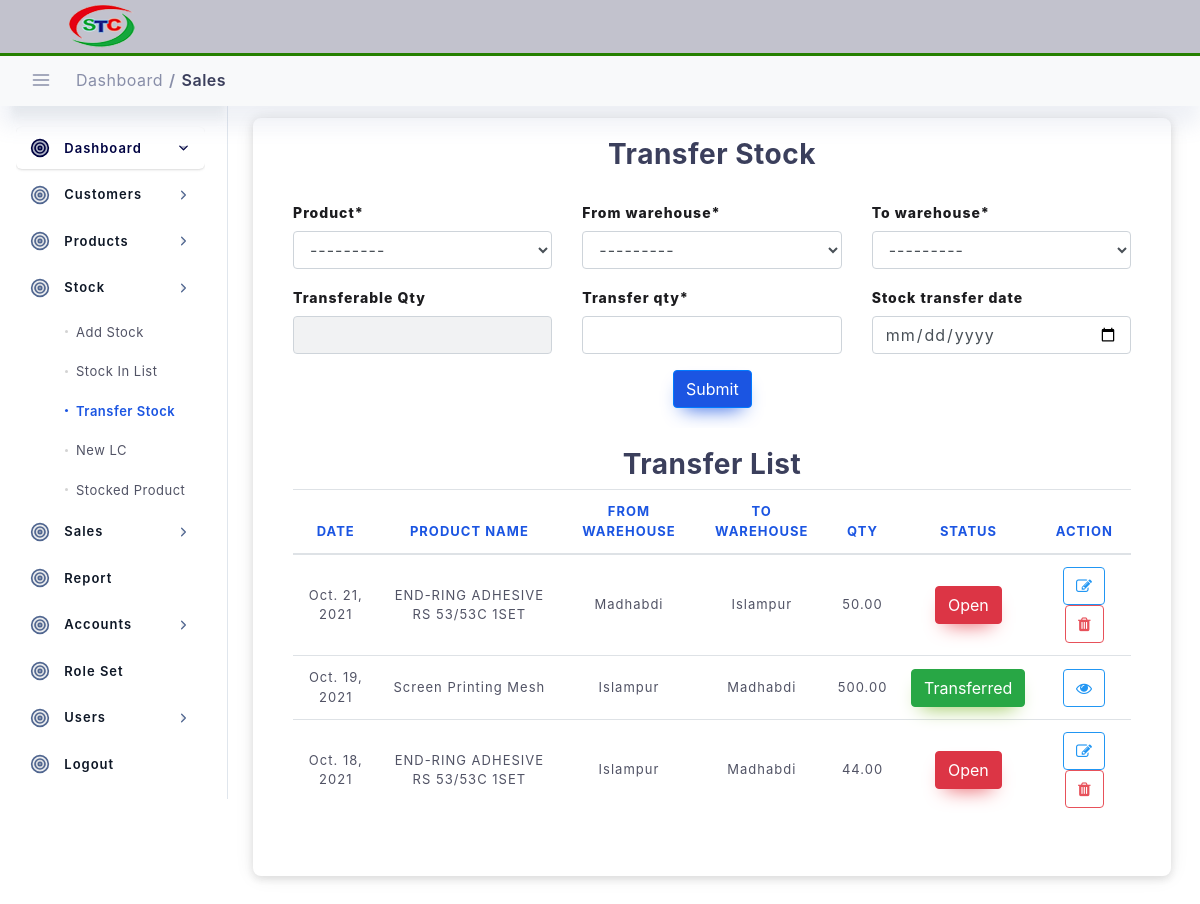
/stock/transfer-stock (signed in), run on the app's committed database.
### stock/models.py (models this page shows, shortened)
class StockTransfer(models.Model):
    stock_transfer_no = models.CharField(max_length=100, primary_key=True, default=stock_transfer_no)
    created_at = models.DateTimeField(blank=True, null=True, auto_now_add=True)
    updated_at = models.DateTimeField(blank=True, null=True, auto_now=True)
    stock_transfer_date = models.DateField(blank=True, null=True)
    from_warehouse = models.ForeignKey(Warehouse, on_delete=models.DO_NOTHING, related_name='warehouse_from_warehouse')
    to_warehouse = models.ForeignKey(Warehouse, on_delete=models.DO_NOTHING, related_name='warehouse_to_warehouse')
    transfer_qty = models.DecimalField(max_digits=20, decimal_places=2)
    product = models.ForeignKey(Products, on_delete=models.DO_NOTHING, )
    status = models.CharField(max_length=100, blank=True, null=True)
    author = models.ForeignKey(User, on_delete=models.DO_NOTHING, )
    is_active = models.BooleanField(default=True)

### setup_data/models.py (models this page shows)
class Products(models.Model):
    created_at = models.DateTimeField(blank=True, null=True, auto_now_add=True)
    updated_at = models.DateTimeField(blank=True, null=True, auto_now=True)
    product_name = models.CharField(max_length=100, )
    packing = models.CharField(max_length=20, blank=True, null=True)
    price = models.DecimalField(max_digits=20, decimal_places=2)
    author = models.ForeignKey(User, on_delete=models.DO_NOTHING, )
    category = models.ForeignKey(Category, on_delete=models.DO_NOTHING, )
    origin = models.ForeignKey(Origin, on_delete=models.DO_NOTHING, )
    is_active = models.BooleanField(default=True)
    def __str__(self):
        return self.product_name

class Warehouse(models.Model):
    created_at = models.DateTimeField(blank=True, null=True, auto_now_add=True)
    updated_at = models.DateTimeField(blank=True, null=True, auto_now=True)
    warehouse_name = models.CharField(max_length=100)
    author = models.ForeignKey(User, on_delete=models.DO_NOTHING, )
    is_active = models.BooleanField(default=True)
    def __str__(self):
        return self.warehouse_name

### stock/views.py (the view, shortened to what this page needs)
# urls.py: path('transfer-stock', views.transfer_stock, name="transfer-stock"),
@login_required
def transfer_stock(request):
    transfer_stock_list = StockTransfer.objects.all().order_by('-stock_transfer_date', '-updated_at')
    template_name = 'stock/transfer_stock.html'
    if request.method == 'GET':
        stock_transfer_form = StockTransferFrom(request.GET or None)
    return render(request, template_name, {
        'stock_transfer_form': stock_transfer_form,
        'title': 'Transfer Stock',
        'nav_bar': 'transfer_stock',
        'transfer_stocks': transfer_stock_list,
    })

### stock/forms.py
class StockTransferFrom(forms.ModelForm):
    class Meta:
        model = StockTransfer
        fields = (
            'stock_transfer_date', 'from_warehouse', 'to_warehouse', 'transfer_qty', 'product',)
        widgets = {
            'product': forms.Select(attrs={'required': True, 'class': 'form-control', 'value': '',
                                           'id': 'id_transferable_qty'}),
            'from_warehouse': forms.Select(
                attrs={'required': True, 'class': 'form-control', 'value': '', 'id': 'id_from_warehouse'}),
            'to_warehouse': forms.Select(attrs={'required': True, 'class': 'form-control', }),
            'transfer_qty': forms.NumberInput(attrs={'class': 'form-control'}),
            'stock_transfer_date': forms.DateTimeInput(format='%Y-%m-%d %H:%M:%S',
                                                       attrs={'required': True, 'class': 'form-control',
                                                              'type': 'date'}),
        }

### stock/models.py (called while the page is built)
def stock_transfer_no():
    today = datetime.date.today()
    today_string = today.strftime('%Y%m')
    next_invoice_number = '00001'
    last_invoice = StockTransfer.objects.filter(stock_transfer_no__startswith=today_string).order_by(
        'stock_transfer_no').last()
    if last_invoice:
        last_invoice_number = int(last_invoice.stock_transfer_no[6:])
        next_invoice_number = '{0:05d}'.format(last_invoice_number + 1)
    return today_string + next_invoice_number

### templates/stock/transfer_stock.html (shortened to what this page needs)
{% extends "main/base.html" %}
{% load static %}
{% load crispy_forms_tags %}
{% block content %}
<div class="col-lg-12 p-4">
    <div class="row">
        <div class="col-lg-12 col-12 layout-spacing">
            <div class="statbox widget box box-shadow">
                <div class="widget-header">
                    <div class="row">
                        <div class="col-xl-12 col-md-12 col-sm-12 col-12">
                            <center>
                                <h3><strong>{{title}}</strong></h3>
                            </center>
                        </div>
                    </div>
                </div>
                <div class="widget-content widget-content-area">
                    <form method="post">
                        <div class="row">
                            <div class="col">
                                <div class="form-group">
                                    {{stock_transfer_form.product|as_crispy_field }}
                                </div>
                            </div>
                            <div class="col">
                                <div class="form-group">
                                    {{ stock_transfer_form.from_warehouse|as_crispy_field }}
                                </div>
                            </div>
                            <div class="col">
                                <div class="form-group">
                                    {{ stock_transfer_form.to_warehouse|as_crispy_field }}
                                </div>
                            </div>
                        </div>
                        <div class="row">
                            <div class="col">
                                <div class="form-group">
                                    <label for="exampleFormControlInput1">Transferable Qty </span></label>
                                    <input class="form-control" type="number" id="id_transferable_stock_qty" readonly>
                                </div>
                            </div>
                            <div class="col">
                                <div class="form-group">
                                    {{ stock_transfer_form.transfer_qty|as_crispy_field }}
                                </div>
                            </div>
                            <div class="col">
                                <div class="form-group">
                                    {{ stock_transfer_form.stock_transfer_date|as_crispy_field }}
                                </div>
                            </div>
                        </div>
                        <div class="col-12 text-center">
                            <button class="btn btn-primary" type="submit">Submit
                            </button>
                        </div>
                    </form>
                </div>
                <div class="widget-content widget-content-area">
                    <div class="widget-header">
                        <div class="row">
                            <div class="col-xl-12 col-md-12 col-sm-12 col-12">
                                <center>
                                    <h3><strong>Transfer List</strong></h3>
                                </center>
                            </div>
                        </div>
                    </div>
                    <div class="scrollme">
                        <table id="dataTable" class="table table-hover">
                            <thead>
                            <tr>
                                <th style="text-align:center">Date</th>
                                <th style="text-align:center">Product Name</th>
                                <th style="text-align:center">From Warehouse</th>
                                <th style="text-align:center">To Warehouse</th>
                                <th style="text-align:center">Qty</th>
                                <th style="text-align:center">Status</th>
                                <th style="text-align:center">Action</th>
                            </tr>
                            </thead>
                            <tbody>
                            {% for item in transfer_stocks %}
                            <tr>
                                <td style="text-align:center">{{ item.stock_transfer_date }}</td>
                                <td style="text-align:center">{{item.product}}</td>
                                <td style="text-align:center">{{item.from_warehouse}}</td>
                                <td style="text-align:center">{{item.to_warehouse}}</td>
                                <td style="text-align:center">{{item.transfer_qty}}</td>
                                <td style="text-align:center">
                                    {% if item.status == "Open" %}
                                    <button type="button" class="modal-popup btn btn-danger"
                                            data-qty={{item.transfer_qty}}
                                            data-toggle="modal" data-target="#postmodal{{item.stock_transfer_no}}">
                                        {{item.status}}
                                    </button>
                                    {% else %}
                                    <a>
                                        <button class="btn btn-success">{{item.status}}</button>
                                    </a>
                                    {% endif %}
                                </td>
                                <td style="text-align:center">
                                    {% if item.status == "Open" %}
                                    <a href="#">
                                        <button class="btn btn-outline-info"><i class="fa fa-edit"></i></button>
                                    </a>
                                    <button class="modal-popup-delete btn btn-outline-danger" data-toggle="modal"
                                            data-qty={{item.transfer_qty}}
                                            data-target="#postmodal2{{item.stock_transfer_no}}">
                                        <i class="fa fa-trash"></i></button>
                                    {% else %}
                                    <button class="btn btn-outline-info"><i class="fa fa-eye"></i></button>
                                    {% endif %}
                                </td>
                            </tr>
                            {% endfor %}
                            </tbody>
                        </table>
                    </div>
                </div>
            </div>
        </div>
    </div>
</div>
{% endblock content %}

### static/assets/css/dashboard/dash_1.css (style rules this page uses)
.layout-spacing { padding-bottom: 25px; }
.widget { position: relative; padding: 20px; border-radius: 8px; border: none; background: #fff; -webkit-box-shadow: 0 4px 6px 0 rgba(85, 85, 85, 0.08), 0 1px 20px 0 rgba(0, 0, 0, 0.07), 0px 1px 11px 0px rgba(0, 0, 0, 0.07); -moz-box-shadow: 0 4px 6px 0 rgba(85, 85, 85, 0.08), 0 1px 20px 0 rgba(0, 0, 0, 0.07), 0px 1px 11px 0px rgba(0, 0, 0, 0.07); box-shadow: 0 4px 6px 0 rgba(85, 85, 85, 0.08), 0 1px 20px 0 rgba(0, 0, 0, 0.07), 0px 1px 11px 0px rgba(0, 0, 0, 0.07); }

### static/assets/css/main.css (style rules this page uses)
html { min-height: 100% }
body { color: #888ea8; height: 100%; font-size: 0.875rem; background: #f1f2f3; overflow-x: hidden; overflow-y: auto; letter-spacing: 0.0312rem; font-family: 'Nunito', sans-serif; }
h1, h2, h3, h4, h5, h6 { color: #3b3f5c; }
strong { font-weight: 600; }
a { color: #515365; outline: none; }
.form-group label, label { font-size: 14px; color: #1c1c1f; letter-spacing: 1px; font-weight: 800; }
.form-control { height: auto; border: 1px solid #bfc9d4; color: #3b3f5c; font-size: 15px; padding: 8px 10px; letter-spacing: 1px; height: calc(1.4em + 1.4rem + 2px); padding: .75rem 1.25rem; border-radius: 6px; }
.btn { padding: 0.4375rem 1.25rem; text-shadow: none; font-size: 14px; color: #3b3f5c; font-weight: normal; white-space: normal; word-wrap: break-word; transition: .2s ease-out; touch-action: manipulation; cursor: pointer; background-color: #f1f2f3; box-shadow: 0px 5px 20px 0 rgba(0, 0, 0, 0.1); will-change: opacity, transform; transition: all 0.3s ease-out; -webkit-transition: all 0.3s ease-out; }
.btn-primary { color: #fff !important; background-color: #1b55e2!important; border-color: #1b55e2; box-shadow: 0 10px 20px -10px #1b55e2; }
.btn-danger { color: #fff !important; background-color: #e7515a; border-color: #e7515a; box-shadow: 0 10px 20px -10px #e7515a; }
.btn-success { color: #fff !important; background-color: #8dbf42; border-color: #8dbf42; box-shadow: 0 10px 20px -10px #8dbf42; }
.btn-outline-info { border: 1px solid #2196f3 !important; color: #2196f3 !important; background-color: transparent; box-shadow: none; }
.btn-outline-danger { border: 1px solid #e7515a !important; color: #e7515a !important; background-color: transparent; box-shadow: none; }
input[disabled], select[disabled], textarea[disabled], input[readonly], select[readonly], textarea[readonly] { cursor: not-allowed; background-color: #f1f2f3!important; color: #acb0c3 }
.controls { position: relative }
.table > tbody > tr > td { vertical-align: middle; color: #515365; font-size: 13px; letter-spacing: 1px; }
.table > thead > tr > th { color: #1b55e2; font-weight: 700; font-size: 13px; letter-spacing: 1px; text-transform: uppercase; }
.table thead th { vertical-align: bottom; border-bottom: none; }
.statbox .widget-content:before, .statbox .widget-content:after { display: table; content: ""; line-height: 0; clear: both }

### static/assets/css/structure.css (style rules this page uses)
html { min-height: 100% }
body { color: #888ea8; height: 100%; font-size: 0.875rem; background: ##f1f2f3; overflow-x: hidden; overflow-y: auto; letter-spacing: 0.0312rem; font-family: 'Nunito', sans-serif; }
h1, h2, h3, h4, h5, h6 { color: #3b3f5c; }
strong { font-weight: 600; }
.widget { padding: 0; margin-top: 0; margin-bottom: 0; border-radius: 6px; -webkit-box-shadow: 0 4px 6px 0 rgba(85, 85, 85, 0.08), 0 1px 20px 0 rgba(0, 0, 0, 0.07), 0px 1px 11px 0px rgba(0, 0, 0, 0.07); -moz-box-shadow: 0 4px 6px 0 rgba(85, 85, 85, 0.08), 0 1px 20px 0 rgba(0, 0, 0, 0.07), 0px 1px 11px 0px rgba(0, 0, 0, 0.07); box-shadow: 0 4px 6px 0 rgba(85, 85, 85, 0.08), 0 1px 20px 0 rgba(0, 0, 0, 0.07), 0px 1px 11px 0px rgba(0, 0, 0, 0.07); }
.layout-spacing { padding-bottom: 40px; }
.widget.box .widget-header { background: #fff; padding: 0px 8px 0px; border-top-right-radius: 6px; border-top-left-radius: 6px; }
.widget .widget-header { border-bottom: 0px solid #f1f2f3; }
.widget .widget-header:before, .widget .widget-header:after { display: table; content: ""; line-height: 0 }
.widget .widget-header:after { clear: both }
.widget-content-area { padding: 20px; position: relative; background-color: #fff; border-bottom-left-radius: 6px; border-bottom-right-radius: 6px; }

### data on the page
StockTransfer: stock_transfer_date "Oct. 21, 2021", product "END-RING ADHESIVE RS 53/53C 1SET", from_warehouse "Madhabdi", to_warehouse "Islampur", transfer_qty "50.00", status "Open"
StockTransfer: stock_transfer_date "Oct. 19, 2021", product "Screen Printing Mesh", from_warehouse "Islampur", to_warehouse "Madhabdi", transfer_qty "500.00", status "Transferred"
StockTransfer: stock_transfer_date "Oct. 18, 2021", product "END-RING ADHESIVE RS 53/53C 1SET", from_warehouse "Islampur", to_warehouse "Madhabdi", transfer_qty "44.00", status "Open"

### other printed values
{{ title }} "Transfer Stock"
